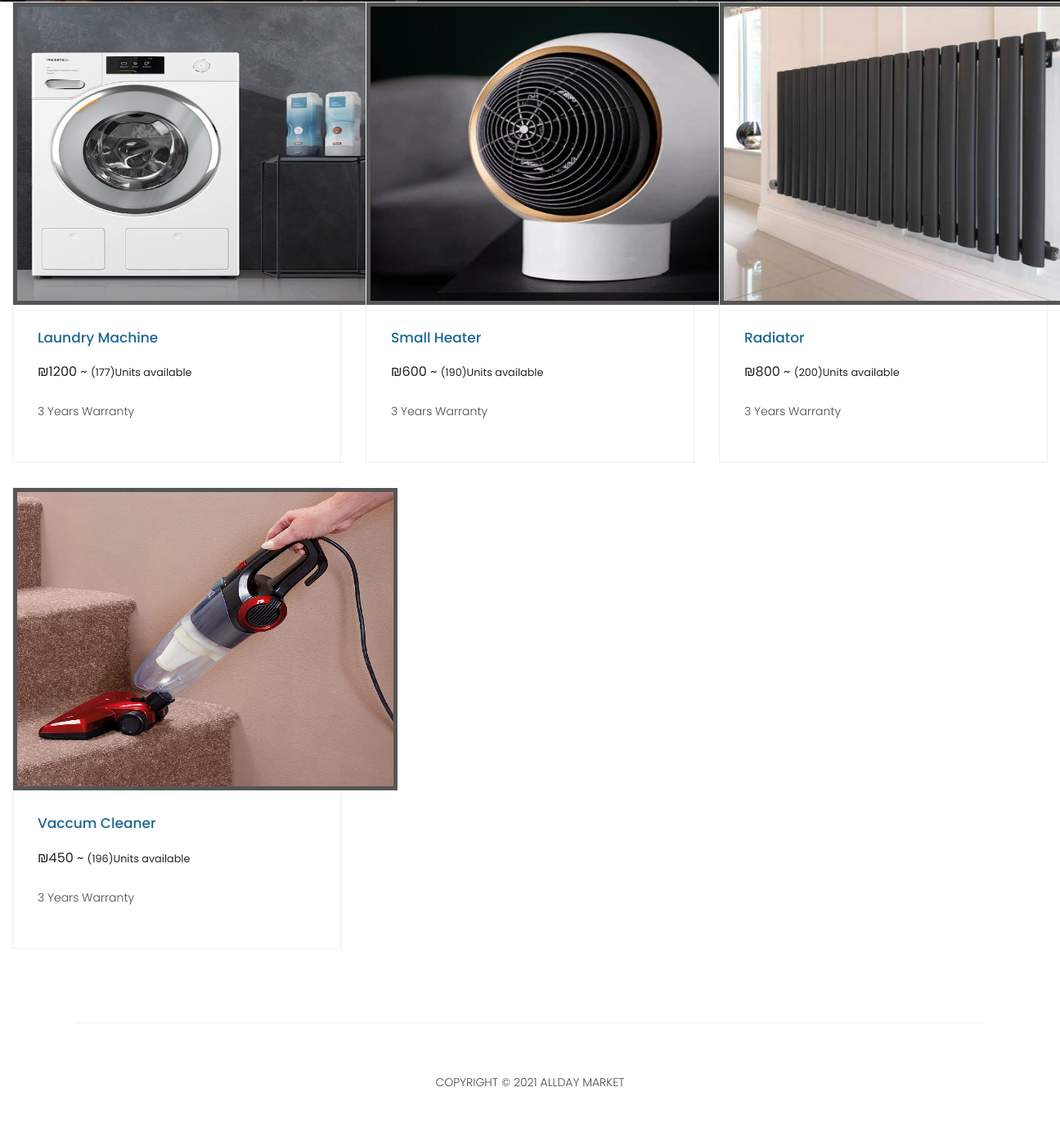
The app's page /HomeTools.php (lower part), older data.
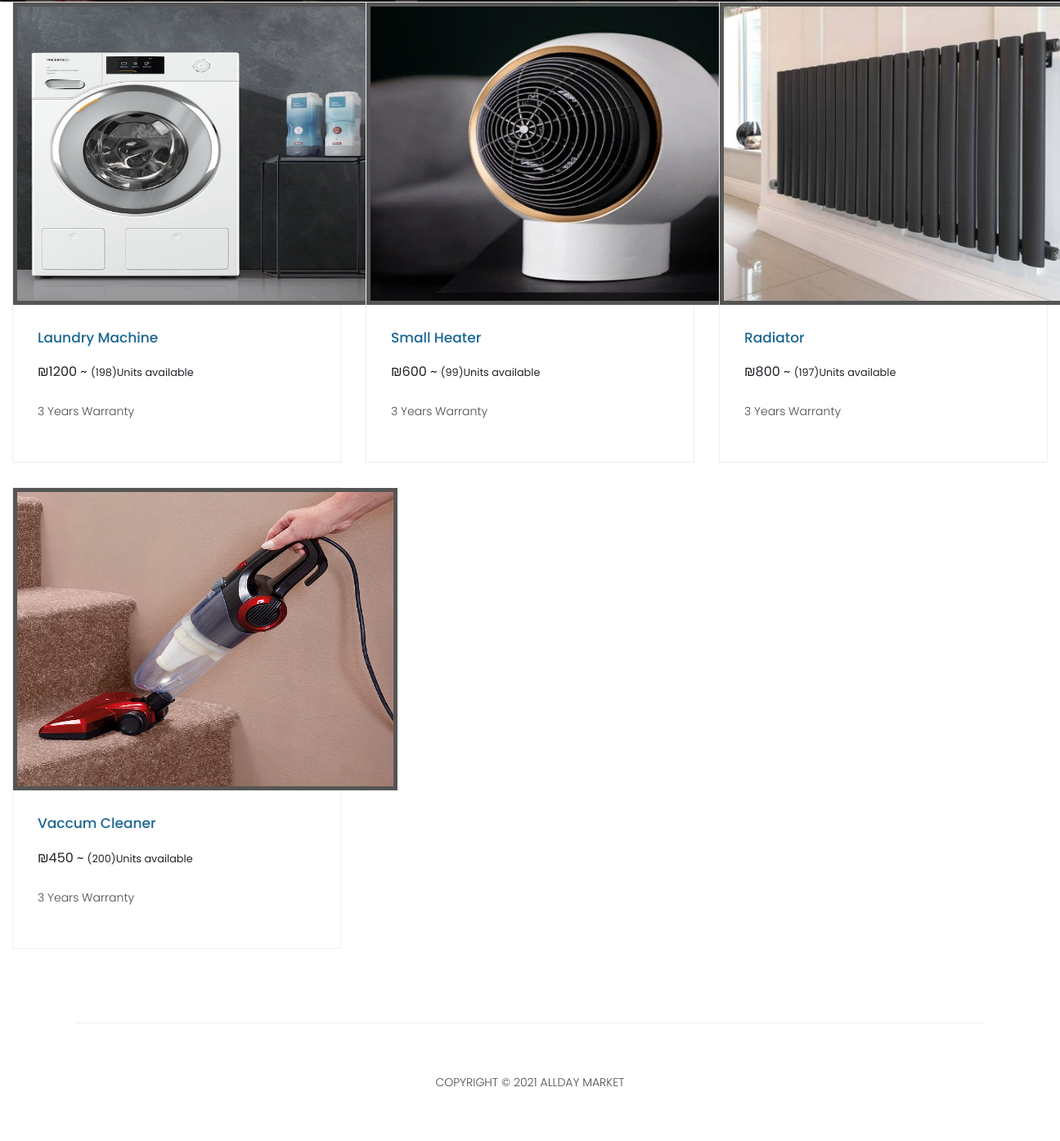
The same page, newer data.
### tables this page shows
CREATE TABLE `items` (
  `Barcode` int(11) NOT NULL,
  `Name` varchar(25) NOT NULL,
  `Price` float NOT NULL,
  `Department` tinyint(1) NOT NULL,
  `img` varchar(35) NOT NULL,
  `quantity` int(11) NOT NULL,
  `supplierID` int(11) NOT NULL,
  `sellCount` int(11) NOT NULL DEFAULT 0
);

### HomeTools.php (the view, shortened to what the changed rows need)
<!DOCTYPE html>
<html lang="en">
   <head>
      <link href="vendor/bootstrap/css/bootstrap.min.css" rel="stylesheet">
      <link rel="stylesheet" href="assets/css/fontawesome.css">
      <link rel="stylesheet" href="assets/css/style.css">
      <link rel="stylesheet" href="assets/css/owl.css">
   </head>
   <body>
      <div class="col-md-12">
         <div class="row">
         <?php
               include 'db.php';
               if(isset($_SESSION['userType'])){
                  if($_SESSION['userType'] == 1){
                     $sql = "SELECT * FROM items WHERE Department = 1";
                     $stmt= mysqli_stmt_init($conn);
                     mysqli_stmt_prepare($stmt,$sql);
                     mysqli_stmt_execute($stmt);
                     $results=mysqli_stmt_get_result($stmt);
               while ($row=mysqli_fetch_assoc($results))
               {
               $ID = $row['Barcode'];
               $name = $row['Name'];
               $price = $row['Price'];
               $qnt = $row['quantity'];
               $img = $row['img'];
               echo '
               <div class="col-md-4">
               <div class="product-item">
               <a href="#"><img src="'.$img.'" style="width:470px;height:370px;" alt=""></a>
               <div class="down-content">
               <a href="#"><h4>'.$name.'</h4></a>
               <h6> ₪'.$price.' ~ <small>('.$qnt.')Units available</small>
               <br><br>
               <a href="editItemForm.php?id='.$ID.'">
               <button class="btn btn-secondary" type="button" class="filled-button" class="editBtn">
               Edit</button>
               </a>
               <form action="updateItem.php" method="post">
               <input type="hidden" name="id" value="'.$ID.'">
               <fieldset>
               <button type="submit" name="itemDel" id="form-submit" class="btn btn-danger">Delete</button>
               </fieldset>
               </form>
               </div>
               </div>
               </div>
               ';
               }
               }
               else{
               $sql = "SELECT * FROM saleSystem WHERE userID = ? AND isUsed = 0;";
               $sumSales =0;
               $stmt= mysqli_stmt_init($conn);
               mysqli_stmt_prepare($stmt,$sql);
               mysqli_stmt_bind_param($stmt,"i",$_SESSION['id']);
               mysqli_stmt_execute($stmt);
               $res=mysqli_stmt_get_result($stmt);
               while($row = mysqli_fetch_assoc($res)){
               $sale = $row['saleValue'];
               $depNum = $row['depNum'];
               $reason = $row['reason'];
               if($depNum == 2 || $depNum == NULL)
                $sumSales += $sale;
               }
               $sql = "SELECT * FROM items WHERE Department = 2;";
               $stmt= mysqli_stmt_init($conn);
               mysqli_stmt_prepare($stmt,$sql);
               mysqli_stmt_execute($stmt);
               $results=mysqli_stmt_get_result($stmt);
               if(isset($sale)){
                  if(isset($sumSales)&&$sumSales>0)
                  echo'<hr><div class="alert alert-warning col-md-12" role="alert">
                  <p class="text-center" font-weight:bold>You have %'.$sale.' off for <b>"'.$reason .'"</b> Only For You! </p>
                 </div><hr>';
               while ($row=mysqli_fetch_assoc($results))
               {
               $ID = $row['Barcode'];
               $name = $row['Name'];
               $price = $row['Price'];
               $newPrice = $price/100  * (100-$sumSales);
               $img = $row['img'];
               $qnt = $row['quantity'];
               echo '
               <div class="col-md-4">
               <div class="product-item">
               <a href="#"><img src="'.$img.'" style="width:470px;height:370px;" alt=""></a>
               <div class="down-content">
               <a href="#"><h4>'.$name.'</h4></a>
               <h6><del> ₪'.$price.'</del> ₪'.$newPrice.'  ~ <small>('.$qnt.')Units available</small>
               <br><br>
               <form id="qnt'.$ID.'">
               <input type="text" placeholder="Enter Quantity in Units" name="qty" required>
               <button class="btn btn-danger" type="button" onclick= add('.$ID.') class="filled-button" class="add2cart">Add To Cart</button></h6>
               </form>
               <p>3 Years Warranty</p>
               </div>
               </div>
               </div>
               ';
               }
            }
            else {
               while ($row=mysqli_fetch_assoc($results))
               {
               $ID = $row['Barcode'];
               $name = $row['Name'];
               $price = $row['Price'];
               $img = $row['img'];
               $qnt = $row['quantity'];
               echo '
               <div class="col-md-4">
               <div class="product-item">
               <a href="#"><img src="'.$img.'" style="width:470px;height:370px;" alt=""></a>
               <div class="down-content">
               <a href="#"><h4>'.$name.'</h4></a>
               <h6> ₪'.$price.'  ~ <small>('.$qnt.')Units available</small>
               <br><br>
               <form id="qnt'.$ID.'">
               <input type="text" placeholder="Enter Quantity in Units" name="qty" required>
               <button class="btn btn-danger" type="button" onclick= add('.$ID.') class="filled-button" class="add2cart">Add To Cart</button></h6>
               </form>
               <p>3 Years Warranty</p>
               </div>
               </div>
               </div>
               ';
               }
            }
               }
               }
               else{
                  $sql = "SELECT * FROM items WHERE Department = 2;";
                  $stmt= mysqli_stmt_init($conn);
                  mysqli_stmt_prepare($stmt,$sql);
                  mysqli_stmt_execute($stmt);
                  $results=mysqli_stmt_get_result($stmt);
               while ($row=mysqli_fetch_assoc($results))
               {
               $name = $row['Name'];
               $price = $row['Price'];
               $img = $row['img'];
               $qnt = $row['quantity'];
               echo '
               <div class="col-md-4">
               <div class="product-item">
               <a href="#"><img src="'.$img.'" style="width:470px;height:370px;" border="5px"; alt=""></a>
               <div class="down-content">
               <a href="#"><h4>'.$name.'</h4></a>
               ₪'.$price.' ~ <small>('.$qnt.')Units available</small>
               <br><br>
               <p>3 Years Warranty</p>
               </div>
               </div>
               </div>
               ';
               }
               }
               ?>
         </div>
      </div>
   </body>
</html>

Row changes from the older to the newer data that the page shows:
changed items "Laundry Machine": quantity "177" → "198"
changed items "Small Heater": quantity "190" → "99"
changed items "Radiator": quantity "200" → "197"
changed items "Vaccum Cleaner": quantity "196" → "200"
